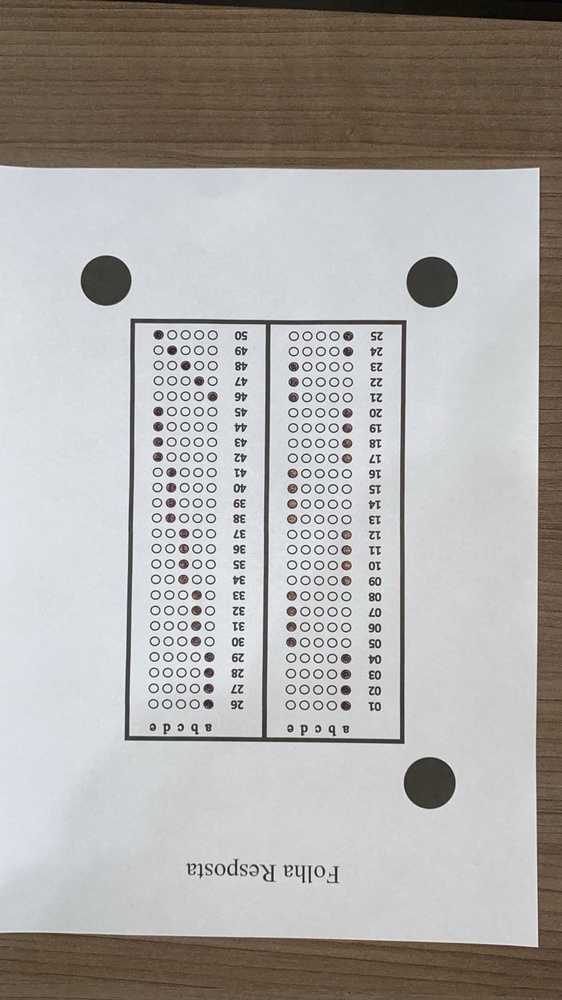
%> input picture Answer sheets/example1.jpeg, 562 x 1000 px, shrunk from 900 x 1600 before the run
$ octave --eval "result = img2bw(imread('Answer sheets/example1.jpeg'));"   (GNU Octave 9; MATLAB toolbox functions it lacks are replaced by stand-ins)
%> lines starting %> are read from the running program, lines starting %| are printed output that depends on the picture; in (x1, y1, x2, y2) boxes, pixels count from 0 and x2, y2 are one past the last pixel; in counts of white or black regions, pixels touching at a corner belong together; the program's own positions count from 1
function imagem_tratada = img2bw(imagem)

    % Convertendo imagem para gray scale
    img_gray = rgb2gray(uint8(imagem));
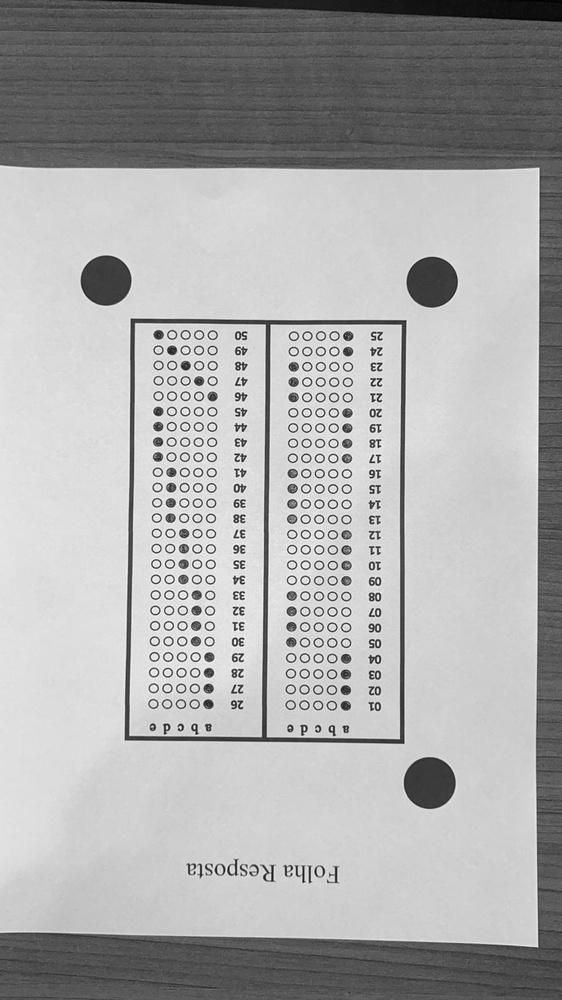
%> img_gray: size 1000x562 uint8; min 0, max 255, mean 171

    % Binarização com Otsu
    level = graythresh(img_gray);
%> level = 0.576
    img_bw = imbinarize(img_gray, level);
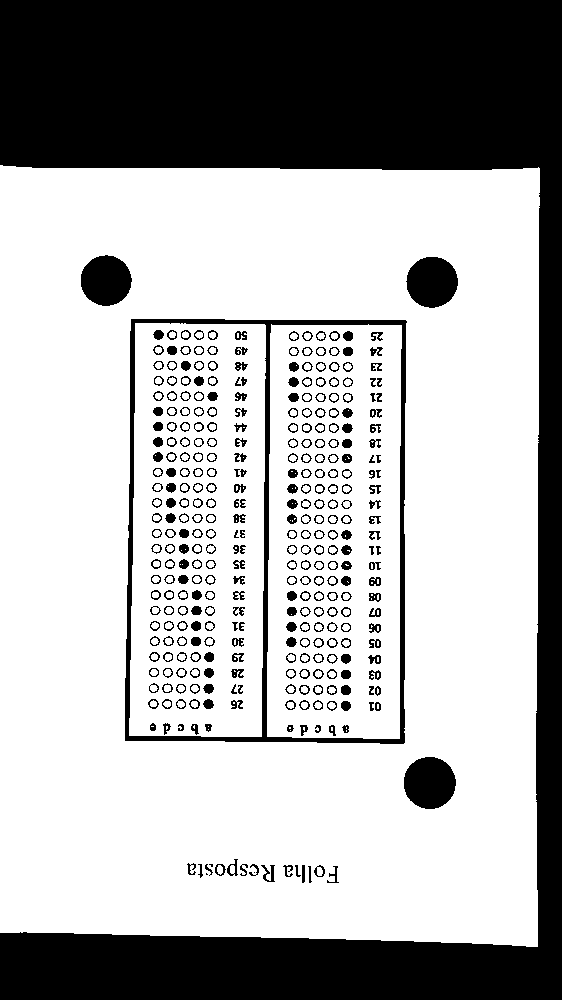
%> img_bw: size 1000x562 logical; 68.3% white; 346 black regions (3 under 20 px), largest, box (x1, y1, x2, y2) and area: (0, 0, 562, 1000) 147935, (125, 319, 407, 744) 8362, (404, 757, 456, 809) 2130

    % Remoção de objetos com área indicada no segundo parâmetro
    img_sruido = bwareaopen(img_bw, 10^5);
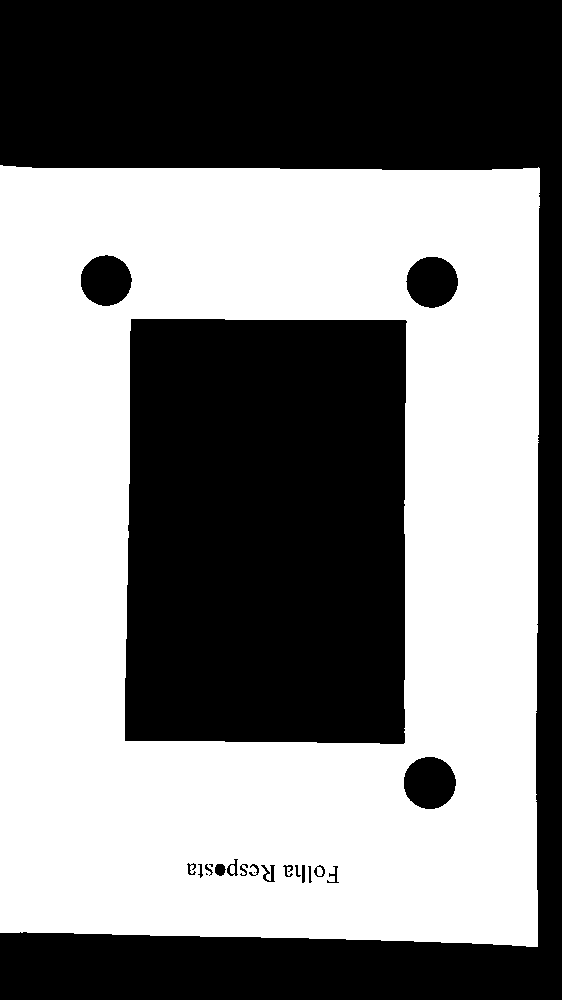
%> img_sruido: size 1000x562 logical; 51.6% white; 22 black regions (3 under 20 px), largest, box (x1, y1, x2, y2) and area: (0, 0, 562, 1000) 147935, (125, 319, 407, 744) 116958, (404, 757, 456, 809) 2130

    % Operação de dilatação
    se = strel('disk', 10);
    imagem_tratada = imdilate(img_sruido, se);
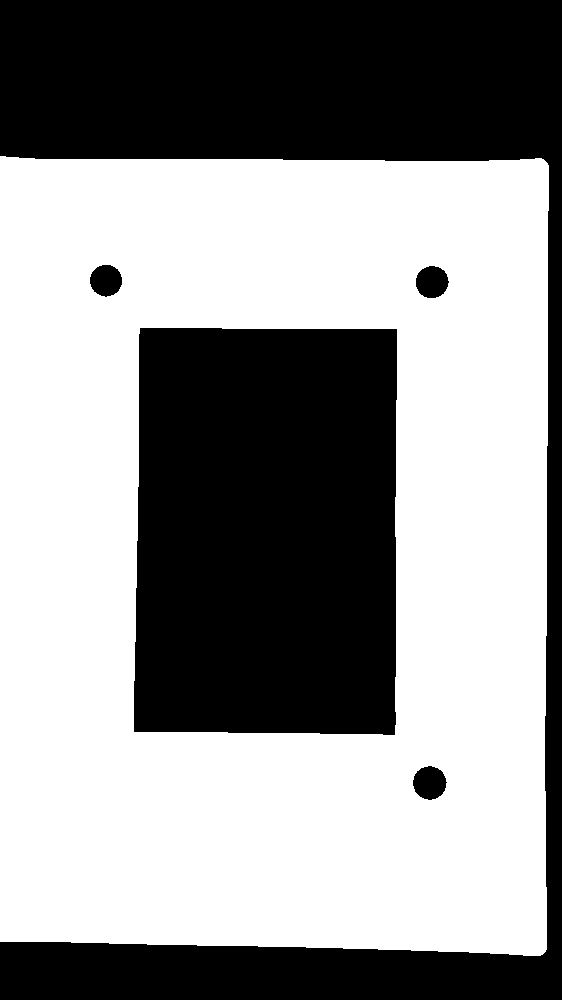
%> imagem_tratada: size 1000x562 logical; 57.6% white; 5 black regions, box (x1, y1, x2, y2) and area: (0, 0, 562, 1000) 130984, (134, 328, 397, 735) 104612, (413, 766, 447, 800) 868, (416, 266, 449, 298) 822, (90, 265, 122, 297) 792
end

$ run again, on Answer sheets/example2.jpeg
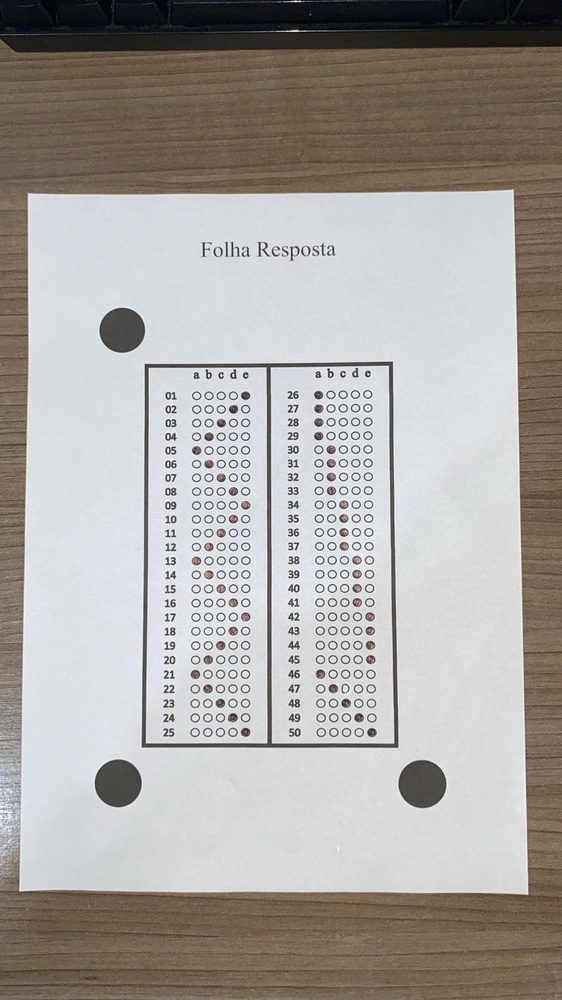
%> input picture Answer sheets/example2.jpeg, 562 x 1000 px, shrunk from 900 x 1600 before the run
%> level = 0.604
%> in img2bw, `img_bw = imbinarize(img_gray, level);`:
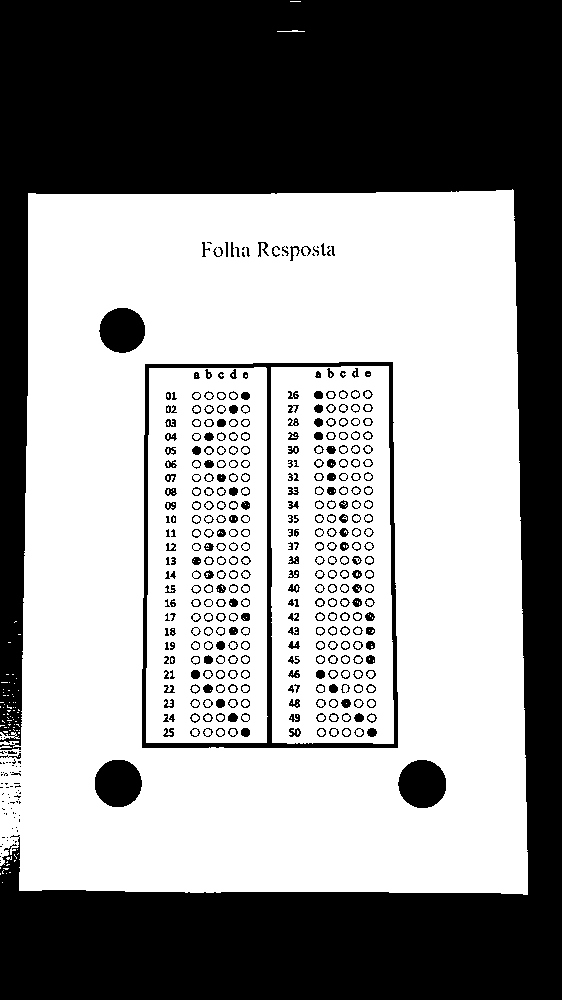
%> img_bw: size 1000x562 logical; 57.8% white; 425 black regions (81 under 20 px), largest, box (x1, y1, x2, y2) and area: (0, 0, 562, 1000) 212244, (142, 362, 398, 748) 6935, (398, 760, 446, 808) 1817
%> img_sruido: size 1000x562 logical; 43.9% white; 1 white region, box (x1, y1, x2, y2) and area: (0, 189, 528, 895) 246631
%> in img2bw, `imagem_tratada = imdilate(img_sruido, se);`:
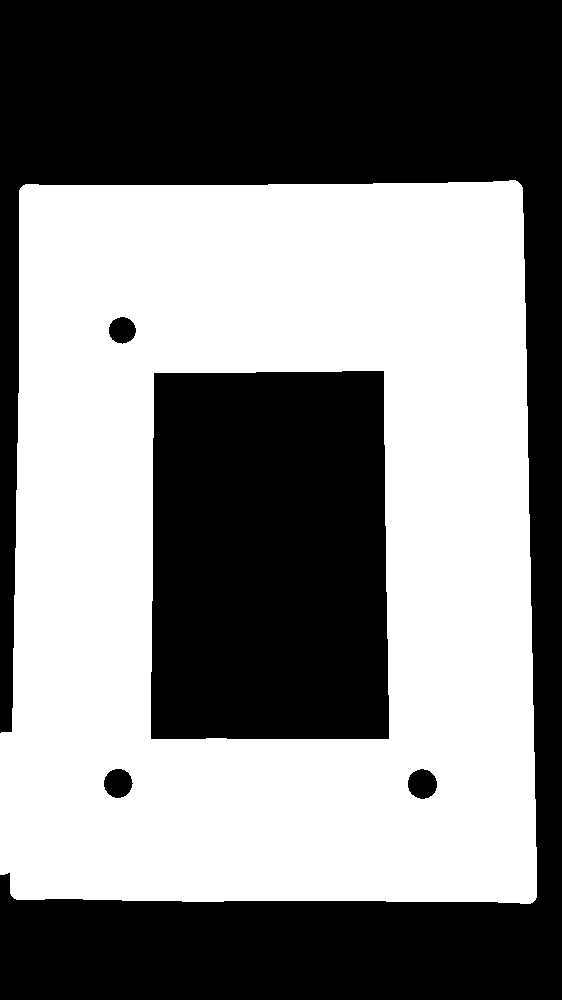
%> imagem_tratada: size 1000x562 logical; 50.4% white; 5 black regions, box (x1, y1, x2, y2) and area: (0, 0, 562, 1000) 191132, (151, 371, 389, 739) 85633, (408, 769, 437, 799) 674, (104, 769, 133, 798) 641, (109, 317, 136, 344) 554

$ run again, on Answer sheets/example3.jpeg
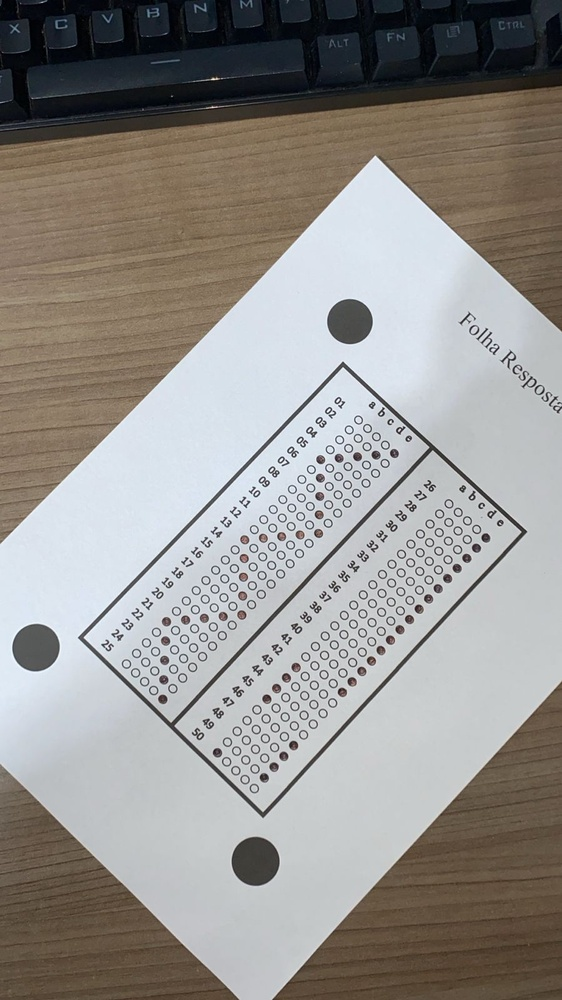
%> input picture Answer sheets/example3.jpeg, 562 x 1000 px, shrunk from 900 x 1600 before the run
%> level = 0.569
%> in img2bw, `img_bw = imbinarize(img_gray, level);`:
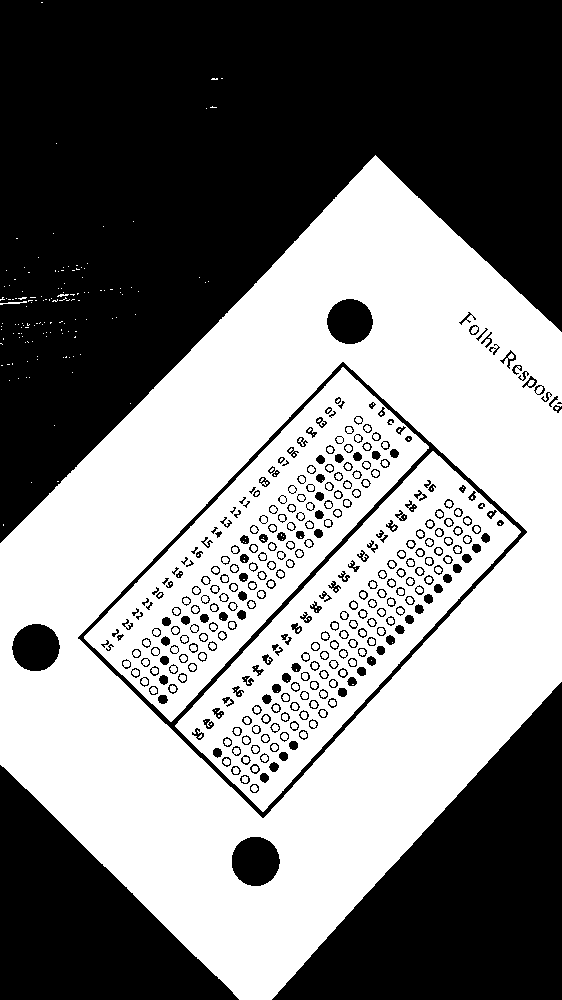
%> img_bw: size 1000x562 logical; 50.6% white; 351 black regions (13 under 20 px), largest, box (x1, y1, x2, y2) and area: (0, 0, 562, 543) 177410, (272, 682, 562, 1000) 46494, (0, 765, 239, 1000) 28368
%> img_sruido: size 1000x562 logical; 36.5% white; 1 white region, box (x1, y1, x2, y2) and area: (0, 155, 562, 1000) 205357
%> in img2bw, `imagem_tratada = imdilate(img_sruido, se);`:
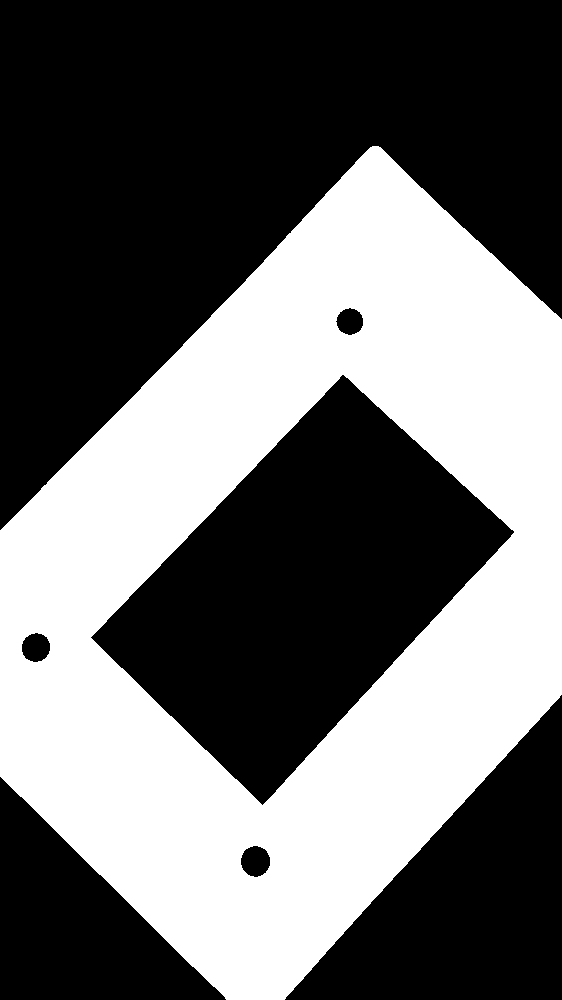
%> imagem_tratada: size 1000x562 logical; 41.8% white; 1 white region, box (x1, y1, x2, y2) and area: (0, 146, 562, 1000) 235136

$ run again, on Answer sheets/example4.jpeg
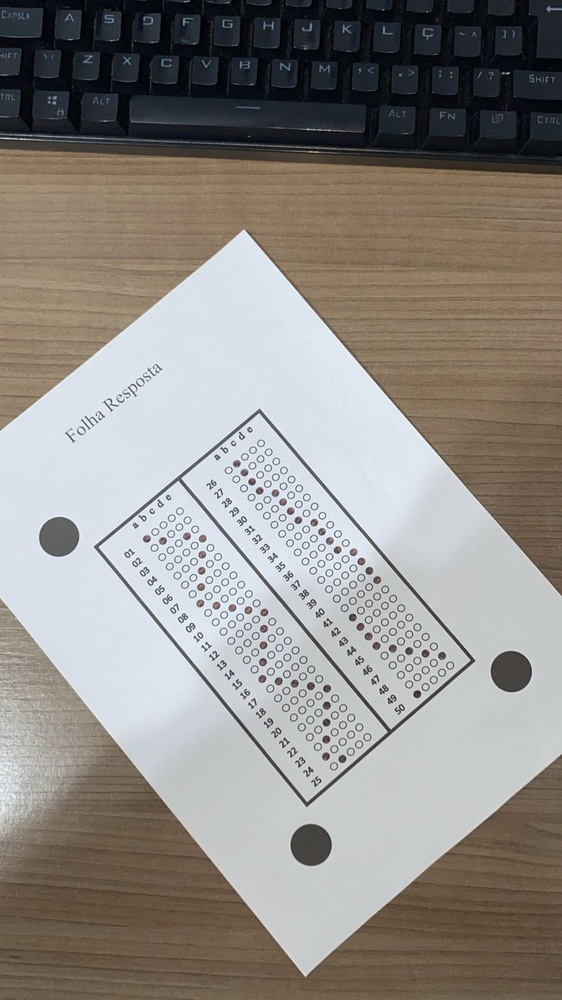
%> input picture Answer sheets/example4.jpeg, 562 x 1000 px, shrunk from 900 x 1600 before the run
%> level = 0.58
%> in img2bw, `img_bw = imbinarize(img_gray, level);`:
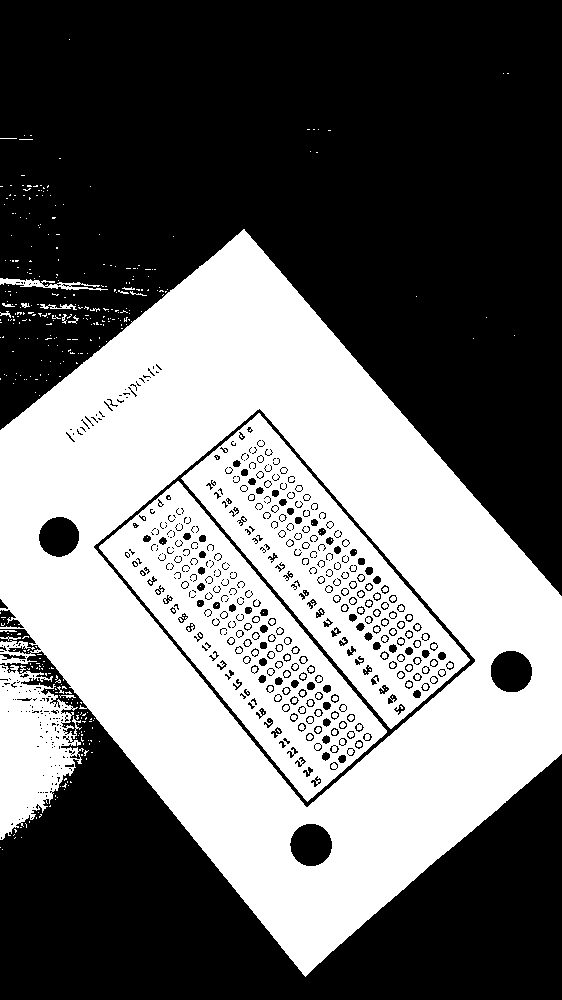
%> img_bw: size 1000x562 logical; 43.3% white; 402 white regions (366 under 20 px), largest, box (x1, y1, x2, y2) and area: (0, 229, 562, 977) 173093, (99, 481, 387, 802) 30035, (181, 413, 470, 729) 29067
%> img_sruido: size 1000x562 logical; 30.8% white; 1 white region, box (x1, y1, x2, y2) and area: (0, 229, 562, 977) 173093
%> in img2bw, `imagem_tratada = imdilate(img_sruido, se);`:
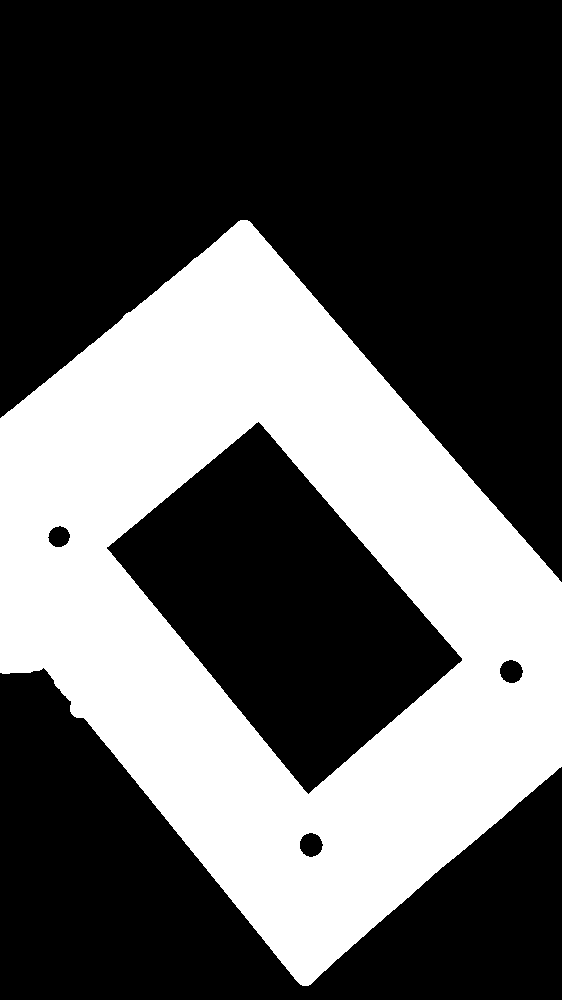
%> imagem_tratada: size 1000x562 logical; 36% white; 1 white region, box (x1, y1, x2, y2) and area: (0, 220, 562, 986) 202280
